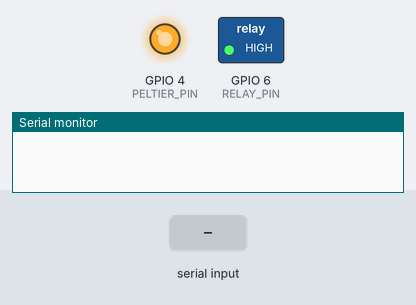
Recording of a program running on a simulated ESP32-C3. Shown: switched loads named in the program (green lamp = pin HIGH), output pins drawn as LEDs (lit = HIGH), the last lines printed to the serial monitor. Inputs (shaded band) come from the test bench.

Above: at 2.1 s.
2.2 s: "update_temp\n" received over Serial
At 2.7 s:
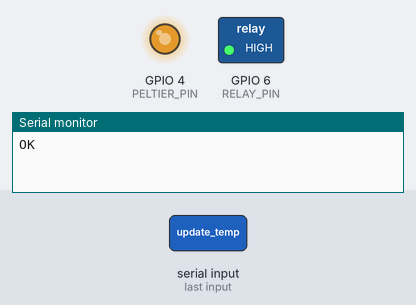
3.7 s: "turn_off\n" received over Serial
At 4.9 s:
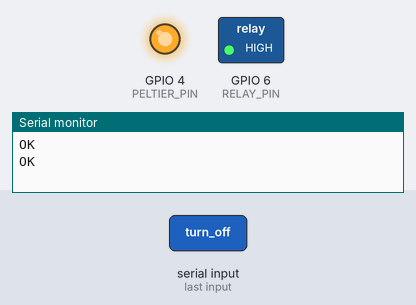
5.2 s: "turn_on\n" received over Serial
At 6.1 s:
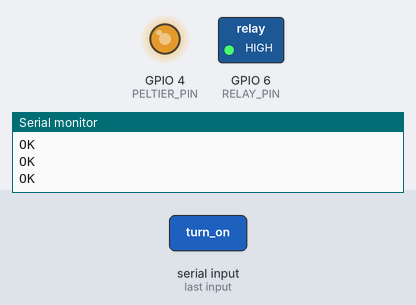
Timing chart, 0 to 8.2 s (numbered marks = the images above; inputs shaded):
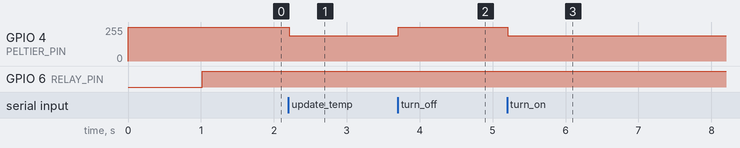

Measured:
- after the input at 2.2 s, GPIO 4 (PELTIER_PIN): 255/255 → 191/255 at once
- after the input at 3.7 s, GPIO 4 (PELTIER_PIN): 191/255 → 255/255 at once
- after the input at 5.2 s, GPIO 4 (PELTIER_PIN): 255/255 → 191/255 at once

The program:

main.cpp
```cpp
#include <Arduino.h>
#include <Adafruit_NeoPixel.h>
#include <OneWire.h>
#include <DallasTemperature.h>
#include <driver/ledc.h>
#include "peltier.hpp"
#include <PID_v1.h>
#include <SoftwareSerial.h>

#define PELTIER_PIN 4
#define RGB_LED_PIN 8
#define ONE_WIRE_PIN 5
#define RELAY_PIN 6
#define AMBIENT_TEMP 18
#define PELTIER_MIN_SWITCH_BACK_TIME 5000

Adafruit_NeoPixel rgb_led = Adafruit_NeoPixel(1, RGB_LED_PIN, NEO_GRB + NEO_KHZ800);
OneWire oneWire(ONE_WIRE_PIN);
DallasTemperature dallas(&oneWire);
Peltier peltier(PELTIER_PIN);
HardwareSerial& cmdPort = Serial;

// PID
double kp = 1700;
double ki = 70;
double kd = 1200;
double temp(24), target(24), output;
PID pid(&temp, &output, &target, kp, ki, kd, DIRECT);

bool peltierHeating = false;
uint64_t lastPeltierSwitchTime = 0;

String readCmdPart() {
    String result = "";
    while (cmdPort.available()) {
        char c = cmdPort.read();
        if (c == ' ' || c == '\n') {
            break;
        }
        result += c;
    }

    return result;
}

void switchPeltierPolarity(bool heating) {
    peltier.setState(false);
    delay(1000);
    digitalWrite(RELAY_PIN, heating);
    delay(300);
    peltier.setState(true);
    peltierHeating = heating;
    lastPeltierSwitchTime = millis();
    // Serial.println("Peltier polarity switched");
}

void set_rgb(uint8_t r, uint8_t g, uint8_t b) {
    rgb_led.setPixelColor(0, rgb_led.Color(r, g, b));
    rgb_led.show();
}

void setup() {
    Serial.begin(115200);
    // cmdPort.begin(115200);
    pinMode(RELAY_PIN, OUTPUT);
    digitalWrite(RELAY_PIN, LOW);

    set_rgb(0, 50, 0);

    peltier.init();
    peltier.setState(true);

    dallas.begin();
    pid.SetOutputLimits(-peltier.getResolution() / 1.02, peltier.getResolution() / 4);
    pid.SetMode(AUTOMATIC);
}


void loop() {
    // put your main code here, to run repeatedly:
    // if (Serial.available()) {
    //     target = Serial.parseFloat();
    //     Serial.readStringUntil('\n');
    // }

    if (cmdPort.available()) {
        String cmd = readCmdPart();
        if (cmd == "update_temp") {
            temp = readCmdPart().toFloat();
            cmdPort.println("OK");
            pid.Compute();
        }
        else if (cmd == "set_target") {
            target = readCmdPart().toFloat();
            cmdPort.println("OK");
        }
        else if (cmd == "get_power") {
            cmdPort.println(output);
        }
        else if (cmd == "get_target") {
            cmdPort.println(target);
        }
        else if (cmd == "turn_off") {
            peltier.setState(false);
            cmdPort.println("OK");
        }
        else if (cmd == "turn_on") {
            peltier.setState(true);
            cmdPort.println("OK");
        }
        else if (cmd == "reset_pid") {
            pid.SetMode(MANUAL);
            pid.SetMode(AUTOMATIC);
            cmdPort.println("OK");
        }
        else {
            cmdPort.print("Unknown command \"");
            cmdPort.print(cmd);
            cmdPort.println("\"");
        }
    }

    if (output < 0) {
        if (peltierHeating) {
            if (
                // (target < AMBIENT_TEMP + 2 && millis() > lastPeltierSwitchTime + PELTIER_MIN_SWITCH_BACK_TIME) ||
                millis() > lastPeltierSwitchTime + PELTIER_MIN_SWITCH_BACK_TIME ||
                target < AMBIENT_TEMP - 2 ||
                temp - target > 5
            ) {
                switchPeltierPolarity(false);
                set_rgb(0, 0, 50);
                peltier.setPower(-output);
            }
            else {
                peltier.setPower(0);
            }
        }
        else
            peltier.setPower(-output);
    }
    else {
        if (!peltierHeating) {
            if (
                // (target > AMBIENT_TEMP - 2 && millis() > lastPeltierSwitchTime + PELTIER_MIN_SWITCH_BACK_TIME) ||
                millis() > lastPeltierSwitchTime + PELTIER_MIN_SWITCH_BACK_TIME ||
                target > AMBIENT_TEMP + 2
            ) {
                switchPeltierPolarity(true);
                peltier.setPower(output);
                set_rgb(50, 0, 0);
            }
            else
                peltier.setPower(0);
        }
        else
            peltier.setPower(output);

    }
    delay(10);
}
```

peltier.cpp
```cpp
#include "peltier.hpp"
#include <Arduino.h>
#include <driver/ledc.h>

#define PELTIER_LEDC_CHANNEL LEDC_CHANNEL_0

Peltier::Peltier(uint8_t peltierPin) {
    this->pin = peltierPin;
}

void Peltier::init() {
    ledc_timer_config_t peltierTimerConfig = {
        .speed_mode = LEDC_LOW_SPEED_MODE,
        .duty_resolution = LEDC_TIMER_14_BIT,
        .timer_num = LEDC_TIMER_0,
        .freq_hz = 2,
        .clk_cfg = LEDC_AUTO_CLK
    };
    ledc_timer_config(&peltierTimerConfig);
    ledc_channel_config_t peltierChannelConfig = {
        .gpio_num = this->pin,
        .speed_mode = LEDC_LOW_SPEED_MODE,
        .channel = PELTIER_LEDC_CHANNEL,
        .intr_type = LEDC_INTR_DISABLE,
        .timer_sel = LEDC_TIMER_0,
        .duty = 10000
    };
    ledc_channel_config(&peltierChannelConfig);
}

void Peltier::setPower(uint16_t power) {
    this->power = power;
    if (this->on) {
        ledc_set_duty(LEDC_LOW_SPEED_MODE, PELTIER_LEDC_CHANNEL, PELTIER_RESOLUTION - power);
        ledc_update_duty(LEDC_LOW_SPEED_MODE, PELTIER_LEDC_CHANNEL);
    }
    else {
        ledc_set_duty(LEDC_LOW_SPEED_MODE, PELTIER_LEDC_CHANNEL, PELTIER_RESOLUTION);
        ledc_update_duty(LEDC_LOW_SPEED_MODE, PELTIER_LEDC_CHANNEL);
    }
}

uint16_t Peltier::getResolution() {
    return PELTIER_RESOLUTION;
}

uint16_t Peltier::getPower() {
    return this->power;
}

void Peltier::setPowerPercents(float percents) {
    this->setPower(PELTIER_RESOLUTION * percents / 100);
}

void Peltier::setState(bool on) {
    this->on = on;
    this->setPower(this->power);
}
```

peltier.hpp
```cpp
#pragma once
#include <stdint.h>
#define PELTIER_RESOLUTION 16384
class Peltier {
public:
    Peltier(uint8_t pin);
    void init();
    void setPower(uint16_t power);
    uint16_t getPower();
    void setPowerPercents(float percents);
    void setState(bool on);
    uint16_t getResolution();
private:
    uint8_t pin;
    uint16_t power;
    bool on;
};
```
